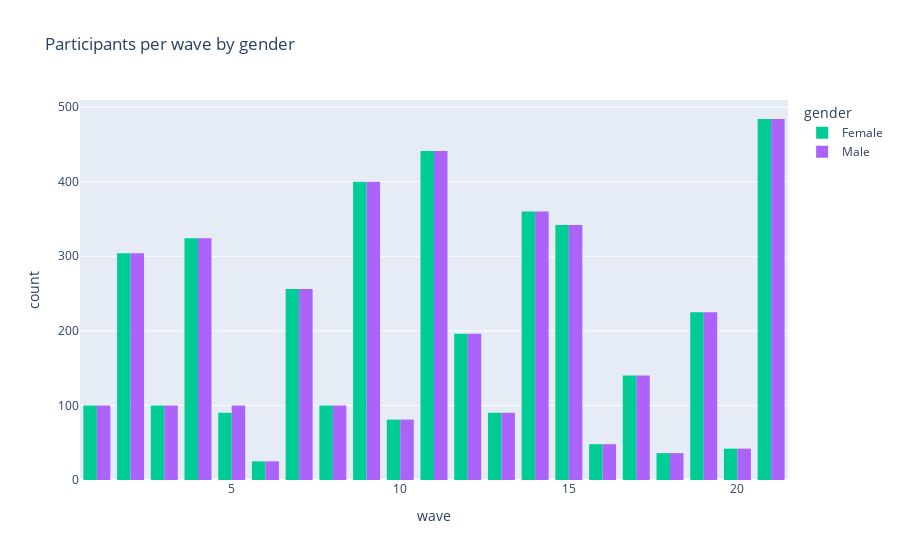

The notebook cell this image was saved under:
### Code cell
# Display the participants per wave and by gender in a histogram :

import plotly.express as px

# Ensure the column values are consistent
print(dataset['gender'].unique())  # Check the unique values in the 'gender' column

# Adjust the color map to match the actual values in the 'gender' column
color_discrete_map = {'Women': '#8B0000', 'Men': '#00008B'}  # Use exact matching keys

# Create the histogram with the corrected color map
fig = px.histogram(
    dataset, 
    x='wave', 
    color='gender', 
    barmode='group', 
    title="Participants per wave by gender",
    color_discrete_map=color_discrete_map
)

fig.show()

### Figure 1 — Plotly figure (JSON) as saved in the notebook; plotly's stock layout.template omitted (floating-point values rounded to 4 significant figures; data arrays with more than 128 entries replaced by an {"elided": "..."} marker saying what was removed)
{"data": [{"alignmentgroup": "True", "bingroup": "x", "hovertemplate": "gender=Female<br>wave=%{x}<br>count=%{y}<extra></extra>", "legendgroup": "Female", "marker": {"color": "#00cc96", "pattern": {"shape": ""}}, "name": "Female", "offsetgroup": "Female", "orientation": "v", "showlegend": true, "type": "histogram", "x": {"elided": "4184 int values"}, "xaxis": "x", "yaxis": "y"}, {"alignmentgroup": "True", "bingroup": "x", "hovertemplate": "gender=Male<br>wave=%{x}<br>count=%{y}<extra></extra>", "legendgroup": "Male", "marker": {"color": "#ab63fa", "pattern": {"shape": ""}}, "name": "Male", "offsetgroup": "Male", "orientation": "v", "showlegend": true, "type": "histogram", "x": {"elided": "4194 int values"}, "xaxis": "x", "yaxis": "y"}], "layout": {"barmode": "group", "legend": {"title": {"text": "gender"}, "tracegroupgap": 0}, "title": {"text": "Participants per wave by gender"}, "xaxis": {"anchor": "y", "domain": [0, 1], "title": {"text": "wave"}}, "yaxis": {"anchor": "x", "domain": [0, 1], "title": {"text": "count"}}}}
